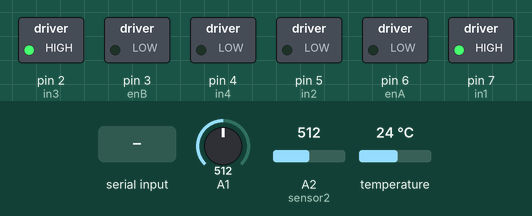
A sketch run on a simulated Arduino Uno, built with avr-gcc and run on an emulated ATmega328P. Parts: switched loads named in the sketch (green lamp = pin HIGH). The inputs (shaded band) are chosen by the test bench; at power-on: A1 = 512, A2 (sensor2) = 512, temperature 24 °C. Pins used as bus, display or sensor lines are not drawn; what the sketch prints to the serial monitor is not drawn.

Above: at 1.2 s.
1.3 s: "5\n" received over the second serial link
4.3 s: "90,45\n" received over the second serial link
7.3 s: "1000\n" received over the second serial link
Timing chart, 0 to 10.3 s (numbered marks = the images above; inputs shaded):
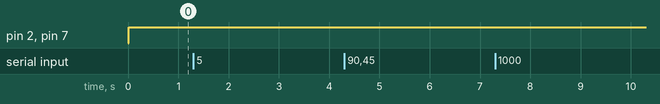

The sketch:

Complete_code.ino
```cpp
#include <SoftwareSerial.h>   //Βιβλιοθήκη για την μεταφορά δεδομένων μέσω BT.

//Βιβλιοθήκες για την μέτρηση της θερμοκρασίας από τον αισθητήρα μοντέλου DS18B20
#include <DallasTemperature.h>
#include <OneWire.h>

#define ONE_WIRE_BUS A0   //Θέτω όπου εμφανίζεται ο τίτλος την τιμή Α0

//Ορίζω αντικείμενα και τις ιδιότητές τους, ώστε να μπορέσω να αξιοποιήσω τις παραπάνω βιβλιοθήκες
SoftwareSerial Arduino(9, 10);
OneWire oneWire(ONE_WIRE_BUS);
DallasTemperature sensors(&oneWire);

#define power 13  //Θέτω όπου εμφανίζεται power την τιμή 13
#define sensor3 A1  //Θέτω όπου εμφανίζεται sensor3 την τιμή Α1 (pH)
#define sensor2 A2  //Θέτω όπου εμφανίζεται sensor2 την τιμή Α2 (Θολερότητα)

//Δεδομένα
String answer;  //To σύνολο των απεσταλμένων δεδομένων
bool send_Command = false;  //Πληροφορεί αν έχει σταλλεί εντολή από το android  για να στείλει τις μετρήσεις από τους αισθητήρες
int data; //To μετατροπή του συνόλου δεδομένων σε αριθμό για πράξεις
float sensorData1;  //Μετρήσεις από τον αισθητήρα θερμοκρασίας
float sensorData2;  //Μετρήσεις από τον αισθητήρα θολερότητας
float sensorData3;  //Μετρήσεις από τον αισθητήρα pH
int RecievedValue2 = 0; //Η τιμή που αντιστοιχεί στο joystick_x
int RecievedValue3 = 0; //Η τιμή που αντιστοιχεί στο joytick_y
//Μεταβλητές για την εύρεση του pH
unsigned long int avgValue;
int buf[10], temp;

//Κινητήρες
int enA = 6;  //Έξοδος για την ταχύτητα του αριστερού κινητήρα
//Μεταβλητές που καθορίζουν την φορά του αριστερού κινητήρα
int in1 = 7;
int in2 = 5;
//motorB connections
int enB = 3;  //Έξοδος για την ταχύτητα του δεξιού κινητήρα
//Μεταβλητές που καθορίζουν την φορά του αριστερού κινητήρα
int in3 = 2;
int in4 = 4;
int Speed;  //Μέγιστη ταχύτητα η οποία θα μοιραστεί στους δύο κινητήρες

void setup() {  //============Βασική διαδικασία εκκίνησης============
  Serial.begin(9600); //Εκκίνηση επικοινωνίας μεσώ του bluetooth, των αισθητήρων και του monitor
  Arduino.begin(9600);
  sensors.begin();
  //Ορίζω αυτά τα pin ως εξόδους
  pinMode(power, OUTPUT);
  pinMode(enA, OUTPUT);
  pinMode(enB, OUTPUT);
  pinMode(in1, OUTPUT);
  pinMode(in2, OUTPUT);
  pinMode(in3, OUTPUT);
  pinMode(in4, OUTPUT);
  digitalWrite(power, LOW); //Μηδενίζω  , αρχικά, την τάση που λαμβάνουν οι αισθητήρες
}
void loop() { //============Βασική διαδικασία βρόγχου============
  get_SpeedDataAndCommands_Phone ();  //Διαδικασία η οποία λαμβάνει και αναγωνρίζει τα δεδομένα για τους κινητήρες και τις εντολές
  if (send_Command) { //Αν έχει ληφθεί εντολή αποστολής δεδομένων,
    digitalWrite(power, HIGH);  //Ανοίγω την τάση για τους αισθητήρες,
    delay(40);  //Περιμένω 40 χιλιοστά του δευτερολέπτου,
    get_sensorData_Raw_And_Send_Phone();  //Παίρνω  τις μετρήσεις από τους αισθητήρες θερμοκρασίας, θολερότητας και turbidity
    delay(10);  //Περιμένω  10 χιλιοστά του δευτερολέπτου
    digitalWrite(power, LOW);   } //Μηδενίζω  την τάση.

  send_ControllerData_SpeedControllers(); //Στέλνω τα δεδομένα για τους κινητήρες, στους κινητήρες
  delay(100);  }  //Περιμένω 1/10 του λεπτού

void get_SpeedDataAndCommands_Phone () {  //Διαδικασία για την απολαβή δεδομένων από τη συσκευή android
  while (Arduino.available()) { //Όσο ανιχνεύω εισερχόμενα δεδομένα,
    delay(10);  //Περιμένω 10 χιλιοστά του δευτερολέπτου
    if (Arduino.available() > 0) {  //Αν τα δεδομένα αντοιστιχούν σε κάποιο χαρακτήρα
      answer += char( Arduino.read());  //Προσθέτω τον χαρακτήρα στην μεταβλητή για να φτιάξω μία λέξη
      //Serial.print(answer); //Προβάλλω στο monitor την λέξη
    }
  }

  if (answer != "") { //Αν η λέξη που έφτιαξα έχει περιεχόμενο,
    data = answer.toInt();  //Μετατρέπω την λέξη αυτή σε αριθμό (εφόσον γνωρίζω πως αυτό που λαμβάνω θα είναι πάντα στη μορφή αριθμού)
    //Serial.println(data); //Προβάλλω στο monitor τον αριθμό

    if (data == 5) {  //Αν ο αριθμός ισούται με 5, σημαίνει πως ο χρήστης τεστάρει την επικοινωνία, οπότε
      Arduino.println("fine");  //Serial.println("Fine!");  //προβάλλω στο monitor την λέξη «Fine» και στέλνω στο arduino την λέξη «fine».
    }
    delay(20);  //Περιμένω 20 χιλιοστά του δευτερολέπτου
    if (data == 1000) { //Αν ο αριθμός ισούται με 1000, σημαίνει πως πρέπει να στείλω τις μετρήσεις από τους αισθητήρες, οπότε
      send_Command = true; // το σηματοδοτώ ρυθμίζοντας την μεταβλητή send_Command
      //Serial.print(send_Command); //Προβάλλω στο monitor τον αριθμό που αποτελεί την εντολή send_command, «1000».
      Serial.println("ok"); //Προβάλλω στο monitor τη λέξη «ok»
      Arduino.println("ok");  //Στέλνω στο arduino την λέξη «ok».
    }
    else {  //Αλλιώς, σημαίνει πως δεν χρειάζεται να στείλω τις μετρήσεις από τους αισθητήρες, οπότε
      send_Command = false; //το σηματοδοτώ ρυθμίζοντας την μεταβλητή send_Command
      //Serial.println("nope"); //προβάλλω τη λέξη «nope»
      delay(10);  //και περιμένω 10 χιλιοστά του δευτερολέπτου.
    }

     if (data >= 2000 && data <= 2255) {  //Αν ο αριθμός είναι μεταξύ του 2000 και του 2255, σημαίνει πως είναι η μεταβλητή που αντιστοιχεί στο joystick_x στη συσκευή android, όμως χρειάζεται πρώτα αποκωδικοποίηση, επομένως
      RecievedValue2 = data - 2000; //αφαιρώ 2000 από την τιμή,
      delay(20);  //και περιμένω 20 χιλιοστά του δευτερολέπτου.
    }

    else if (data >= 3000 && data <= 3510) {  //Αλλιώς, αν η τιμή είναι μεταξύ του 3000 και του 3510, σημαίνει πως είναι η μεταβλητή που αντιστοιχεί στο joystick_y στη συσκευή android, όμως χρειάζεται πρώτα αποκωδικοποίηση, επομένως
      RecievedValue3 = data - 3255; //αφαιρώ το 3255 (ώστε να θέσω μηδενική τιμή, το //μέσο αυτού του πεδίου)
      delay(20);  //και περιμένω 20 χιλιοστά του δευτερολέπτου.
    }
    answer = "";  //Σβήνω την απάντηση
  }
}

void get_sensorData_Raw_And_Send_Phone() {  //============Διαδικασία για την απολαβή των μετρήσεων και την αποστολή τους στη συσκευή android============
  /*Παίρνω 5 συνεχόμενες μετρήσεις (με 10 χιλιοστά του δευτερολέπτου διαφορά) από τον αισθητήρα θερμοκρασίας,
  τις αθροίζω, στην μεταβλητή sensorData1 και βγάζω τον μέσο όρο.
  Όσο ο μέσος όρος δεν είναι αριθμός (δηλαδή έγινε σφάλμα),
  επαναλαμβάνω αυτή τη διαδικασία.*/
  do  {
    sensorData1 = 0;
    for (int i = 1; i <= 5; i++) {
      sensors.requestTemperatures();
      sensorData1 = sensorData1 + sensors.getTempCByIndex(0);
      delay(10);
    }
    sensorData1 = sensorData1 / 5.0;
  } while (isnan(sensorData1));


  sensorData1 = sensorData1 + 1000.0; //Πρόσθετω σε αυτήν γνωστό αριθμό, 1000, ώστε να αλλάξει το πεδίο ορισμού του αισθητήρα και το πρόγραμμα android να την ξεχωρίζει.
  Serial.print(" --> "); Serial.println (sensorData1 - 1000.0); //Πρόβαλλω την μέτρηση από τον αισθητήρα θερμοκρασίας στο monitor
  delay(30);  //Περιμένω 30 χιλιοστά  του δευτερολέπτου.
  Arduino.print (String(sensorData1 * 100.0, HEX)); //Πολλαπλασιάζω την μέτρηση με το 100 ώστε να κρατήσω 2 δεκαδικά ψηφία, την μετατρέπω σε λέξη και την κωδικοποιώ στο δεκαεξαδικό σύστημα.

  /*Παίρνω 5 συνεχόμενες μετρήσεις (με 10 χιλιοστά του δευτερολέπτου διαφορά) από τον αισθητήρα θολερότητας,
    τις αθροίζω, στην μεταβλητή sensorData2 και βγάζω τον μέσο όρο.
    Όσο ο μέσος όρος δεν είναι αριθμός (δηλαδή έγινε σφάλμα),
    επαναλαμβάνω αυτή τη διαδικασία.*/
  do  {
    sensorData2 = 0;
    for (int i = 1; i <= 10; i++) {
      sensorData2 = sensorData2 + analogRead(sensor2);
      delay(50);  }
    sensorData2 = sensorData2 / 10.0;
  } while (isnan(sensorData2));

  delay(500);   //Περιμένω μισό δευτερόλεπτο.
  sensorData2 = sensorData2 * (5.0 / 1024.0) + 2000.0; //Ορίζω ως μονάδα μέτρησης της θελερότητας το 1V (volt) και προσθέτω 2000, ώστε να αλλάξει το πεδίο ορισμού του αισθητήρα με στόχο, το πρόγραμμα android να την ξεχωρίζει.


  Serial.print(" !--> "); Serial.println (sensorData2-2000.0);  //Πρόβαλλω την μέτρηση από τον αισθητήρα θολερότητας στο monitor.
  Arduino.print (String(sensorData2 * 100.0, HEX)); //Πολλαπλασιάζω την μέτρηση με το 100 ώστε να κρατήσω 2 δεκαδικά ψηφία, την μετατρέπω σε λέξη και την κωδικοποιώ στο δεκαεξαδικό σύστημα.
  delay(500); //Περιμένω μισό δευτερόλεπτο.

  sensorData3 = find_pH(sensor3) + 3000.0; /*Εκτελώ τη διαδικασία find_pH για να πάρω μέτρηση από τον αισθητήρα pH
  και προσθέτω σε αυτήν γνωστό αριθμό, 1000,
  ώστε να αλλάξει το πεδίο ορισμού του αισθητήρα και
  το πρόγραμμα android να την ξεχωρίζει.*/

  Serial.print(" ->-> "); Serial.println (sensorData3 - 3000.0);  //Πρόβαλλω την μέτρηση από τον αισθητήρα pH στο monitor.
  Arduino.print (String(sensorData3 * 100.0, HEX));
  delay(400); //Περιμένω 4/10 του δευτερολέπτου.
}

void send_ControllerData_SpeedControllers() {   //============Διαδικασία για τη κίνηση των κινητήρων============
  int motorA; //Τιμή ταχύτητας αριστερού κινητήρα.
  int motorB; //Τιμή ταχύτητα δεξιού κινητήρα.
  boolean rotation; //Αν η κίνηση γίνεται προς τα πίσω(false) ή προς τα μπροστά(true).

  if (isnan(RecievedValue2)) {  //Αν η η τιμή δεν είναι αριθμός (δηλαδή, έχει γίνει κάποιο σφάλμα),
    RecievedValue2 = 0; //Την θέτω 0
  }
  if (isnan(RecievedValue3)) {  //Αν η η τιμή δεν είναι αριθμός (δηλαδή, έχει γίνει κάποιο σφάλμα),
    RecievedValue3 = 0; //Την θέτω 0
  }

  if (RecievedValue3 <= 0) {  //Αν το joystick_y είναι μη θετικός αριθμός,
    Speed = RecievedValue3 * (-1);  //θέτω την γενική ταχύτητα με τον αντίθετό του,
     //ρυθμίζω τους κινητήρες έτσι ώστε να κινούν το όχημα προς τα πίσω και
    digitalWrite(in1, HIGH);
    digitalWrite(in2, LOW);
    digitalWrite(in3, HIGH);
    digitalWrite(in4, LOW);
    rotation = false; //Ορίζω πως η κίνηση γίνεται προς τα πίσω.
  }
  if (RecievedValue3 > 0) { //Αν το joystick_y είναι θετικός αριθμός,
    Speed = RecievedValue3; //θέτω την γενική ταχύτητα ίση με αυτόν,
    //ρυθμίζω τους κινητήρες έτσι ώστε να κινούν το όχημα προς τα μπροστά και
    digitalWrite(in1, LOW);
    digitalWrite(in2, HIGH);
    digitalWrite(in3, LOW);
    digitalWrite(in4, HIGH);
    rotation = true;  //ορίζω πως η κίνηση γίνεται προς τα μπροστά.
  }

  if (RecievedValue2 >= 128) {  //Αν το joystick_x είναι ίσο ή μεγαλύτερο του μισού του περίου ορισμού του (128), τότε
    motorA = map ( 128 * Speed , 0 , 128 * 255 /*32640*/, 0 , 255); //Θέτω την ταχύτητα του αριστερού κινητήρα με ποσοστό διανομής 100% της γενικής ταχύτητας και την το αντιστοιχώ σε πεδίο τιμών από 0 μέχρι 255.
  }
  else if (RecievedValue2 < 128) {  //Αλλιώς, αν το joystick_x είναι μικρότερο από το μισό του πεδίου ορισμού του (128), τότε
    motorA = map ( RecievedValue2 * Speed , 0 , 128 * 255 /*32640*/ , 0 , 255); //Θέτω την ταχύτητα του αριστερού κινητήρα με ποσοστό διανομής που ορίζει η ReceivedValue2 της γενικής ταχύτητας και την αντιστοιχώ σε πεδίο τιμών από 0 μέχρι 255.
  }
  if (255 - RecievedValue2 >= 128) {  //Αν το υπόλοιπο του joystick_x είναι ίσο ή μεγαλύτερο του μισού του περίου ορισμού του (128), τότε
    motorB = map ( 128 * Speed , 0 , 128 * 255 /*32640*/ , 0 , 255);  //Θέτω την ταχύτητα του αριστερού κινητήρα με ποσοστό διανομής 100% της γενικής ταχύτητας και την το αντιστοιχώ σε πεδίο τιμών από 0 μέχρι 255.
  }
  else if (255 - RecievedValue2 < 128) {  //Αλλιώς, αν το υπόλοιπο του joystick_x είναι μικρότερο από το μισό του πεδίου ορισμού του (128), τότε
    motorB = map ( (255 - RecievedValue2) * Speed , 0 , 128 * 255 /*32640*/ , 0 , 255); //Θέτω την ταχύτητα του αριστερού κινητήρα με το υπόλοιπο ποσοστό διανομής που ορίζει η ReceivedValue2 της γενικής ταχύτητας και την αντιστοιχώ σε πεδίο τιμών από 0 μέχρι 255.
  }
  analogWrite(enA, motorA); //Στέλνω την ταχύτητα του αριστερού κινητήρα στην έξοδο για τον αριστερό κινητήρα.
  analogWrite(enB, motorB); //Στέλνω την ταχύτητα του δεξιού κινητήρα στην έξοδο για τον δεξιό κινητήρα.
  Serial.print(motorA); Serial.print(" A ||  ");   Serial.print(motorB); Serial.print(" B | "); //Προβάλλω στο monitor, την ταχύτητα του κάθε κινητήρα και αν κινούνται προς τα μπροστά ή προς τα πίσω (κάτι που αρχικά πρέπει να ορίσω εγώ, όταν συνδέω τα καλώδια των κινητήρων στην πλακέτα).
  if (!rotation) {
    Serial.println("Backwards");
  } else if (rotation) {
    Serial.println("Forward");
  }
}

float find_pH (int sensor_pin) {// ============Διαδικασία για να βρεθεί μία ακριβή μέτρηση από τον αισθητήρα pH============
  /*Πηγή: https://circuitdigest.com/microcontroller-projects/arduino-ph-meter, με πρόσθετη, μία ενέργεια. */

  for (int i = 0; i < 10; i++)
  {
    buf[i] = analogRead(sensor_pin);
    delay(10);
  }
  for (int i = 0; i < 9; i++)
  {
    for (int j = i + 1; j < 10; j++)
    {
      if (buf[i] > buf[j])
      {
        temp = buf[i];
        buf[i] = buf[j];
        buf[j] = temp;
      }
    }
  }
  avgValue = 0;
  for (int i = 2; i < 8; i++)
    avgValue += buf[i];
  float pHVol = (float)avgValue * 5.0 / 1024 / 6;
  float phValue = -5.70 * pHVol + 21.34;  //Ρυθμίζω την τιμή βάσει των σφαλμάτων του αισθητήρα.
  delay(20);
  return phValue;
}
```

Measured:
- after the input at 1.3 s, every drawn part: stays the same
- after the input at 4.3 s, every drawn part: stays the same
- after the input at 7.3 s, every drawn part: stays the same
